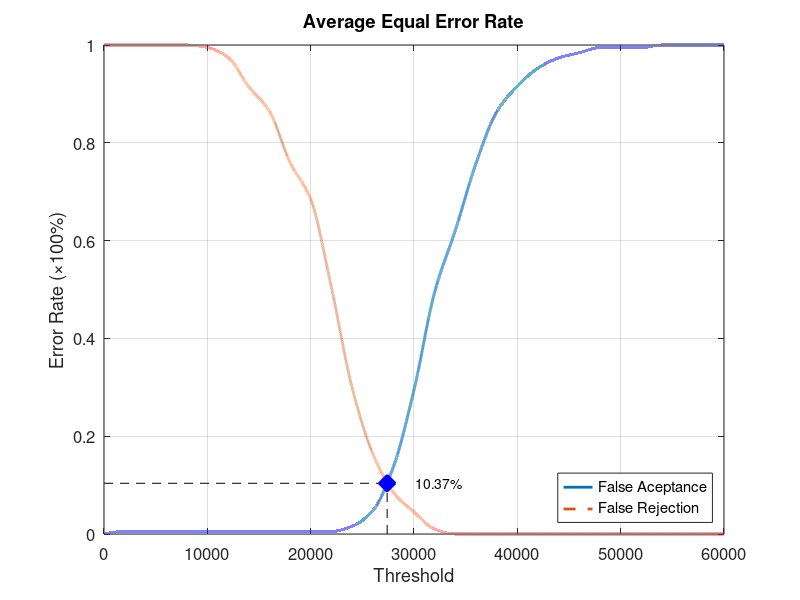
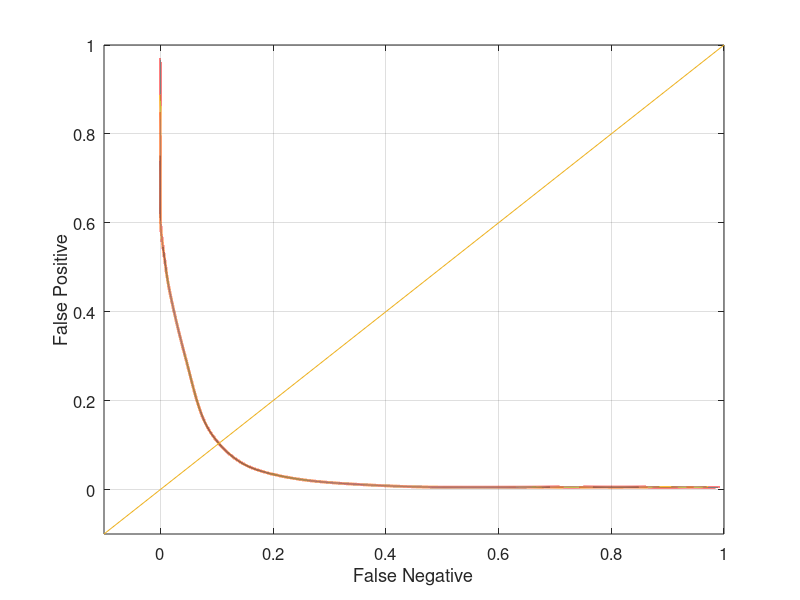

The MATLAB source for these figures, in order:
function yEER = Database3_2
close all;
clear;
clc;
x = 0:2000:60000;
xq = 0:0.5:60000;

y0 = [0 0.00526316 0.00526316 0.00526316 0.00526316 0.00526316 0.00526316 0.00526316 0.00526316 0.00526316 0.00526316 0.00526316 0.0157895 0.0473684 0.136842 0.294737 0.494737 0.621053 0.757895 0.863158 0.915789 0.952632 0.973684 0.984211 0.994737 0.994737 0.994737 1 1 1 1];
yy0 = interp1(x, y0, xq, 'pchip');
y1 = [1 1 1 1 1 0.995 0.975 0.915 0.865 0.76 0.685 0.505 0.3 0.165 0.085 0.045 0.01 0 0 0 0 0 0 0 0 0 0 0 0 0 0];
yy1 = interp1(x, y1, xq, 'pchip');

% Calculating EER: 
y2 = abs(y0 - y1);
find(y2 == min(y2))
yy2 = abs(yy0 - yy1);
xEER = find(yy2 == min(yy2));
xEERIndex = xq(xEER) % X-axis EER
yEER = yy0(xEER) % Y-axis EER

main = figure
plot(xq, yy0,'-','LineWidth', 2);	hold on
plot(xq, yy1,'--','LineWidth', 2);	hold on
plot([xEERIndex xEERIndex], [0 yEER], 'k--');	hold on
plot([0 xEERIndex], [yEER yEER], 'k--');	hold on
plot(xEERIndex, yEER, 'bx', 'LineWidth', 10);	hold on
text(xEERIndex + 10 * xEERIndex / 100, yEER, [num2str(round((10000 * yEER)) / 100) '%'])
legend('False Aceptance', 'False Rejection', 'Location', 'SouthEast')
xlabel('Threshold')
ylabel('Error Rate (\times100%)')
title('Average Equal Error Rate')
set(gca, 'FontSize', 12)
axis([0 60000 0 1])
grid on

print(main, 'Database3_2Main', '-dpng');
FNRxFPR = figure('Color', [1 1 1]);
plot(yy1, yy0, '-', yy1, yy0, 'LineWidth', 2);
hold on
y = -0.1:0.1:1
plot(y, y); 
set(gca, 'FontSize', 12)
xlabel('False Negative')
ylabel('False Positive')
axis([-0.1 1 -0.1 1])
set(gca, 'FontSize', 12)
grid on

print(FNRxFPR, 'Database3_2FNRxFPR','-dpng');
end
